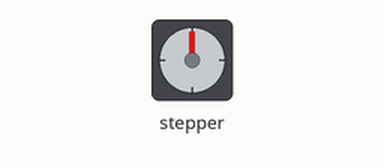
The sketch below on a simulated Arduino Uno, built with avr-gcc and run on an emulated ATmega328P. Parts: stepper motor. Wiring (inferred from the names in the program): stepper motor driver (2000 steps per turn assumed): step pin 13; direction pin 12.

Above: at 0.05 s.
At 2.0 s:
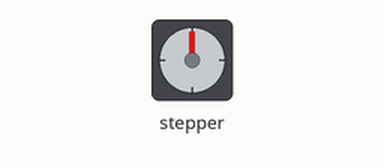
At 3.95 s:
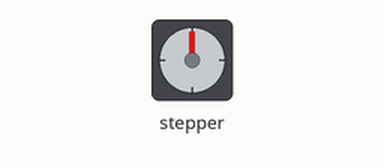
At 7.85 s:
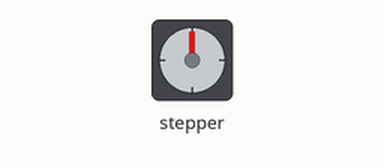
Timing chart, 0 to 10.4 s (numbered marks = the images above):
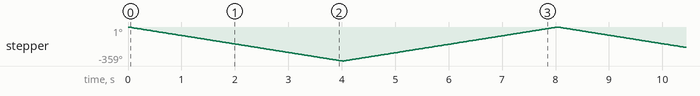

Measured:
- by itself, stepper: turns 359° counter-clockwise in 4.0 s, then 359° clockwise in 4.0 s, repeating every 8.0 s

The sketch:

A4988_with_90mm_stepper.ino
```cpp
#define STEPS_PER_REV  2000 /* I actually dont know this value*/ /*Not when starting from mid 2000 goes over the edge*/
#define DIRECTION_PIN 12 /*A4988 Driver's direction pin */
#define STEP_PIN 13 /*A4988 Driver's step pin*/

void setup() {
  // put your setup code here, to run once:
    pinMode(DIRECTION_PIN,OUTPUT);
    pinMode(STEP_PIN,OUTPUT);

}

void loop() {
  // put your main code here, to run repeatedly:
    digitalWrite(DIRECTION_PIN,LOW);
    for (int i = 0 ; i < STEPS_PER_REV ; i++){
          digitalWrite(STEP_PIN, HIGH);
          delayMicroseconds(1000);
          digitalWrite(STEP_PIN, LOW);
          delayMicroseconds(1000);
    }
    delayMicroseconds(5000);//give some delay before changing direction
    digitalWrite(DIRECTION_PIN,HIGH);
    for (int i = 0 ; i < STEPS_PER_REV ; i++){
          digitalWrite(STEP_PIN, HIGH);
          delayMicroseconds(1000);
          digitalWrite(STEP_PIN, LOW);
          delayMicroseconds(1000);
    }
}
```
